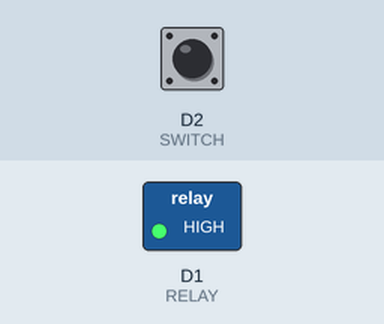
Simulated run of this sketch. Board: ESP8266 (Wemos D1 mini). Shown: switched loads named in the sketch (green lamp = pin HIGH). Inputs (shaded band) come from the test bench; at power-on: D2 (SWITCH) HIGH.

Above: at 1.2 s.
1.3 s: D2 (SWITCH) pulled LOW for 0.15 s
At 1.37 s:
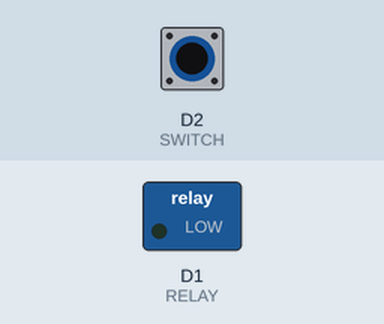
2.9 s: D2 (SWITCH) pulled LOW for 3.2 s
At 7.3 s:
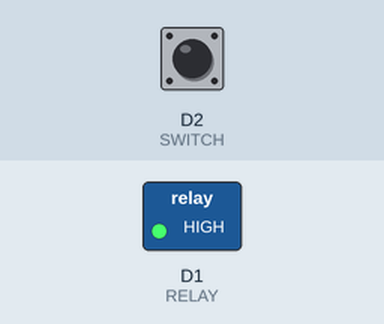
Timing chart, 0 to 8.8 s (numbered marks = the images above; inputs shaded):
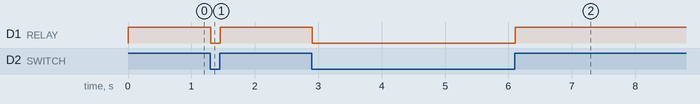

The sketch:

switchedRelay.ino
```cpp
#define RELAY D1
#define SWITCH D2
void setup() {
  // put your setup code here, to run once:
  Serial.begin(115200); /// use 115200 as the serial baud rate
  pinMode(RELAY,OUTPUT);
  pinMode(SWITCH,INPUT_PULLUP);
}

void loop() {
#define RelayOn 0
  if (!digitalRead(SWITCH)) // when switch pushed pin connected to ground - so active low
    digitalWrite(RELAY,RelayOn); // switch on activate Relay
  else
    digitalWrite(RELAY,!RelayOn);
  delay(10);
}
```

Measured:
- after the input at 1.3 s, D1 (RELAY): HIGH → LOW at once, → HIGH 0.15 s later
- after the input at 2.9 s, D1 (RELAY): HIGH → LOW at once, → HIGH 3.2 s later
